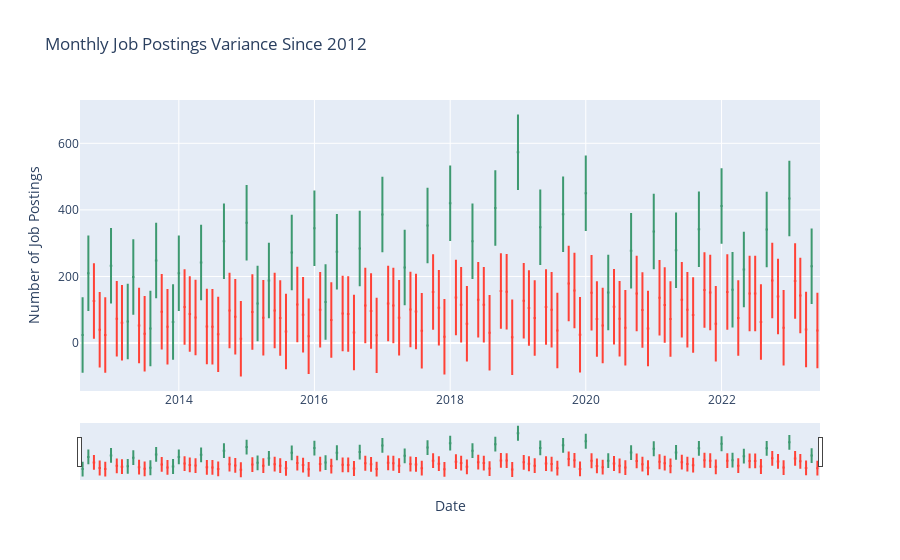

Write notebook code for a chart like this one.
### Code cell
# Ensure df_explo["date_goes_live"] is in the correct format (e.g., datetime)
df_explo["date_goes_live"] = pd.to_datetime(df_explo["date_goes_live"])

# Extract year and month from the date
df_explo["year"] = df_explo["date_goes_live"].dt.year
df_explo["month"] = df_explo["date_goes_live"].dt.month

# Group by year and month, summing up the counts
df_month_sum = df_explo.groupby(["year", "month"]).size().reset_index(name="count")

# Combine year and month columns into a single date column
df_month_sum["date"] = pd.to_datetime(df_month_sum[['year', 'month']].assign(DAY=1))

# Sort by date
df_month_sum.sort_values("date", inplace=True)

# Create subplot with Plotly
fig = make_subplots(rows=1, cols=1)

# Add candlestick trace to subplot
fig.add_trace(go.Candlestick(x=df_month_sum['date'],
                open=df_month_sum['count'],
                high=df_month_sum['count'] + df_month_sum['count'].std(),
                low=df_month_sum['count'] - df_month_sum['count'].std(),
                close=df_month_sum['count']))

# Update the layout for better visualization
fig.update_layout(
    title='Monthly Job Postings Variance Since 2012',
    xaxis_title='Date',
    yaxis_title='Number of Job Postings',
    xaxis_rangeslider_visible=True,
)

# Save the figure and display the plot in Jupyter Notebook
directory_path = "reports/figures/"
os.makedirs(directory_path, exist_ok=True)
file_path = os.path.join(directory_path, "coop_joined_monthly_postings_since_2012_candles.html")
pio.write_html(fig, file_path)
fig.show()

### Figure 1 — Plotly figure (JSON) as saved in the notebook; plotly's stock layout.template omitted (floating-point values rounded to 4 significant figures; data arrays with more than 128 entries replaced by an {"elided": "..."} marker saying what was removed)
{"data": [{"close": {"elided": "131 int values"}, "high": {"elided": "131 float values"}, "low": {"elided": "131 float values"}, "open": {"elided": "131 int values"}, "type": "candlestick", "x": {"elided": "131 str values"}}], "layout": {"title": {"text": "Monthly Job Postings Variance Since 2012"}, "xaxis": {"anchor": "y", "domain": [0, 1], "rangeslider": {"visible": true}, "title": {"text": "Date"}}, "yaxis": {"anchor": "x", "domain": [0, 1], "title": {"text": "Number of Job Postings"}}}}
